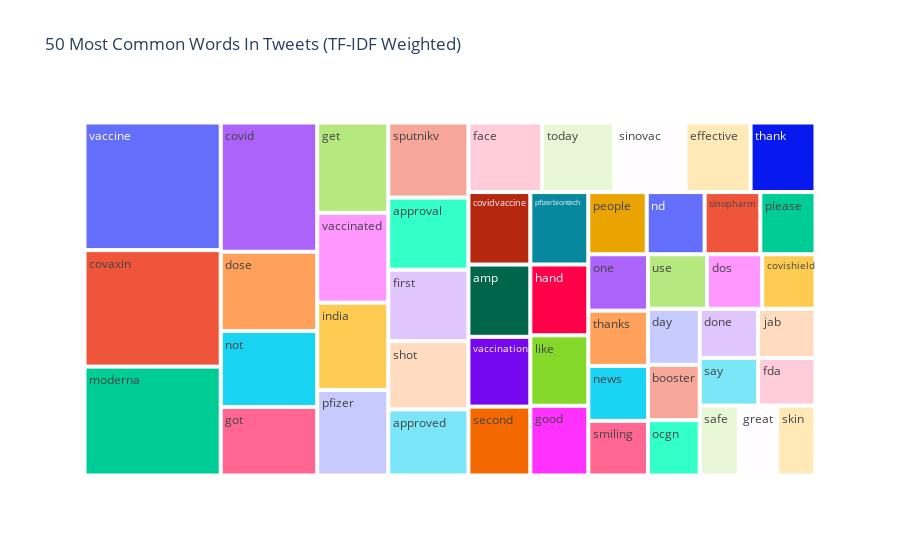

The notebook cell saved with this chart:
### Code cell
ut.common_words(positive_tweets, 50)

### Figure 1 — Plotly figure (JSON) as saved in the notebook; plotly's stock layout.template omitted (floating-point values rounded to 4 significant figures)
{"data": [{"branchvalues": "total", "domain": {"x": [0, 1], "y": [0, 1]}, "hovertemplate": "labels=%{label}<br>TF-IDF Score=%{value}<br>parent=%{parent}<br>id=%{id}<extra></extra>", "ids": ["amp", "approval", "approved", "booster", "covaxin", "covid", "covidvaccine", "covishield", "day", "done", "dos", "dose", "effective", "face", "fda", "first", "get", "good", "got", "great", "hand", "india", "jab", "like", "moderna", "nd", "news", "not", "ocgn", "one", "people", "pfizer", "pfizerbiontech", "please", "safe", "say", "second", "shot", "sinopharm", "sinovac", "skin", "smiling", "sputnikv", "thank", "thanks", "today", "use", "vaccinated", "vaccination", "vaccine"], "labels": ["amp", "approval", "approved", "booster", "covaxin", "covid", "covidvaccine", "covishield", "day", "done", "dos", "dose", "effective", "face", "fda", "first", "get", "good", "got", "great", "hand", "india", "jab", "like", "moderna", "nd", "news", "not", "ocgn", "one", "people", "pfizer", "pfizerbiontech", "please", "safe", "say", "second", "shot", "sinopharm", "sinovac", "skin", "smiling", "sputnikv", "thank", "thanks", "today", "use", "vaccinated", "vaccination", "vaccine"], "name": "", "parents": ["", "", "", "", "", "", "", "", "", "", "", "", "", "", "", "", "", "", "", "", "", "", "", "", "", "", "", "", "", "", "", "", "", "", "", "", "", "", "", "", "", "", "", "", "", "", "", "", "", ""], "type": "treemap", "values": [684.2, 884.1, 810.7, 439.0, 2427.0, 1908.0, 686.5, 444.2, 443.2, 438.4, 460.3, 1172.0, 692.6, 784.2, 418.5, 875.6, 982.6, 618.9, 1013.0, 411.1, 628.1, 948.8, 432.6, 624.8, 2270.0, 550.8, 501.1, 1121.0, 438.4, 514.5, 555.7, 930.2, 642.5, 525.1, 417.2, 425.5, 652.4, 837.5, 530.0, 757.6, 409.9, 498.7, 920.6, 691.1, 504.5, 768.3, 492.5, 975.3, 661.1, 2659.0]}], "layout": {"legend": {"tracegroupgap": 0}, "title": {"text": "50 Most Common Words In Tweets (TF-IDF Weighted)"}}}
